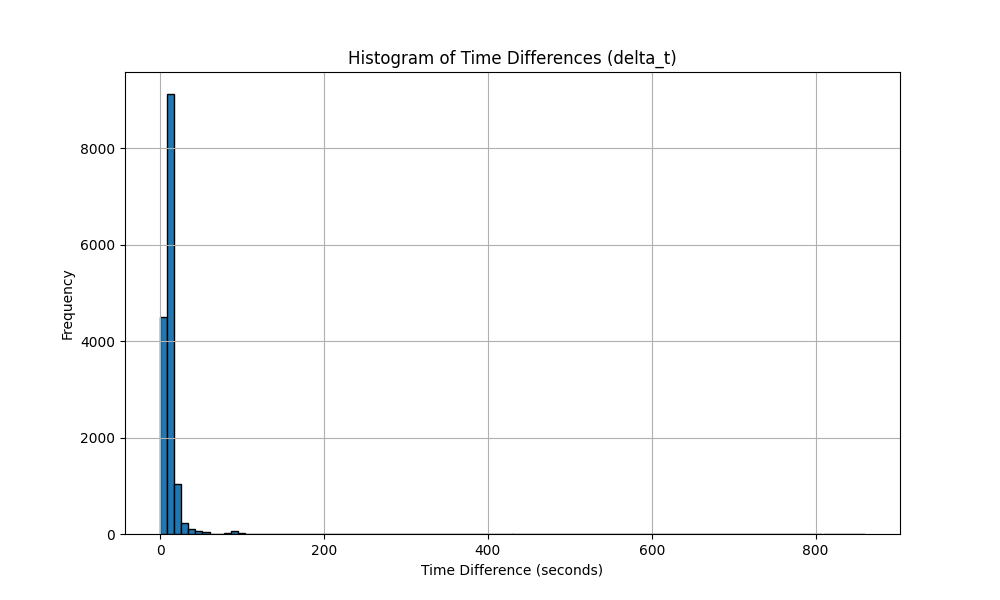

This chart was generated by the following Python code:
import random
from datetime import datetime

import matplotlib.pyplot as plt
from pymongo import MongoClient
from pymongo.collection import Collection
from tqdm import tqdm

TIME_STAMP_LIMIT = 100


def sample_mmsi_timestamp_ranges(collection: Collection) -> list[tuple[int, int]]:
    # Define an aggregation pipeline to group documents by the MMSI field
    # and count the number of documents for each MMSI.
    group_by_mmsi_query = [
        {
            "$group": {
                "_id": "$MMSI",
                "count": {"$sum": 1}
            }
        }
    ]

    # Execute the aggregation query on the collection and iterate over the results.
    # For each group (each unique MMSI), create a tuple consisting of the MMSI and
    # a random starting index for sampling timestamps, ensuring the range is within
    # the bounds of available documents (count - TIME_STAMP_LIMIT).
    return [
        (mmsi_group["_id"], random.choice(range(0, mmsi_group["count"] - TIME_STAMP_LIMIT)))
        for mmsi_group in collection.aggregate(group_by_mmsi_query)
    ]


def calculate_sample_time_deltas(collection: Collection, mmsi_ranges: list[tuple[int, int]]) -> list[float]:
    delta_t = []
    for mmsi, timestamp_skip in tqdm(mmsi_ranges):
        # Query the collection for documents with the specified MMSI,
        # skipping the specified number of timestamps, and limiting
        # the number of documents retrieved.
        sample = list(collection.find(
            {"MMSI": mmsi}, {"# Timestamp": 1}
        ).sort("# Timestamp", 1).skip(timestamp_skip).limit(TIME_STAMP_LIMIT))

        # Extract timestamps from the sample and convert them to datetime objects
        timestamps = [datetime.strptime(record["# Timestamp"], "%d/%m/%Y %H:%M:%S") for record in sample]

        # Calculate time deltas between consecutive timestamps and store them the list
        delta_t.extend(
            (timestamps[i] - timestamps[i - 1]).total_seconds()
            for i in range(1, len(timestamps))
        )

    return delta_t


def plot_histogram(delta_t: list[float]):
    plt.figure(figsize=(10, 6))
    plt.hist(delta_t, bins=100, edgecolor="black")
    plt.title("Histogram of Time Differences (delta_t)")
    plt.xlabel("Time Difference (seconds)")
    plt.ylabel("Frequency")
    plt.grid(True)
    plt.savefig("histogram.png")
    plt.show()


def run() -> None:
    client = MongoClient("mongodb://localhost:27141")
    db = client["sea"]
    filtered_vessels = db["filtered_vessels"]
    filtered_vessels.create_index("MMSI")
    filtered_vessels.create_index("# Timestamp")

    mmsi_ranges = sample_mmsi_timestamp_ranges(filtered_vessels)
    delta_t = calculate_sample_time_deltas(filtered_vessels, mmsi_ranges)
    plot_histogram(delta_t)
    client.close()


if __name__ == "__main__":
    run()
